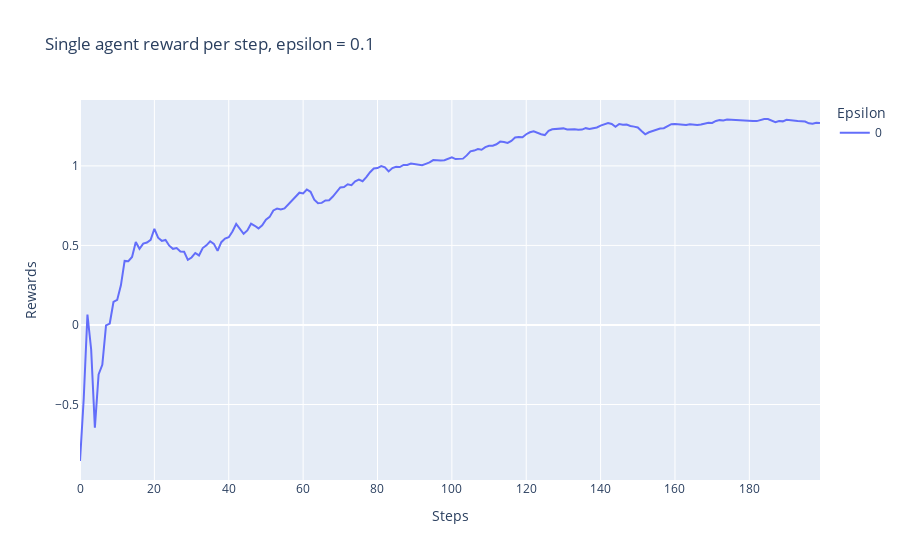

Notebook code cell kept with this figure:
### Code cell
TIMESTEPS = 200
EPSILON = 0.1
bandits_q = random.normal(key, (env.K,))
q_values, pulls, _, rewards = bandits_rollout(key, TIMESTEPS, bandits_q, EPSILON, env, agent, policy)
fig = px.line(rewards.cumsum()/(jnp.arange(len(rewards))+1), title=f"Single agent reward per step, epsilon = {EPSILON}")
fig.update_xaxes(title_text="Steps")
fig.update_yaxes(title_text="Rewards")
fig.update_layout(legend_title_text="Epsilon")

### Figure 1 — Plotly figure (JSON) as saved in the notebook; plotly's stock layout.template omitted (floating-point values rounded to 4 significant figures; data arrays with more than 128 entries replaced by an {"elided": "..."} marker saying what was removed)
{"data": [{"hovertemplate": "variable=0<br>index=%{x}<br>value=%{y}<extra></extra>", "legendgroup": "0", "line": {"color": "#636efa", "dash": "solid"}, "marker": {"symbol": "circle"}, "mode": "lines", "name": "0", "orientation": "v", "showlegend": true, "type": "scatter", "x": {"elided": "200 int values"}, "xaxis": "x", "y": {"elided": "200 float values"}, "yaxis": "y"}], "layout": {"legend": {"title": {"text": "Epsilon"}, "tracegroupgap": 0}, "title": {"text": "Single agent reward per step, epsilon = 0.1"}, "xaxis": {"anchor": "y", "domain": [0, 1], "title": {"text": "Steps"}}, "yaxis": {"anchor": "x", "domain": [0, 1], "title": {"text": "Rewards"}}}}
